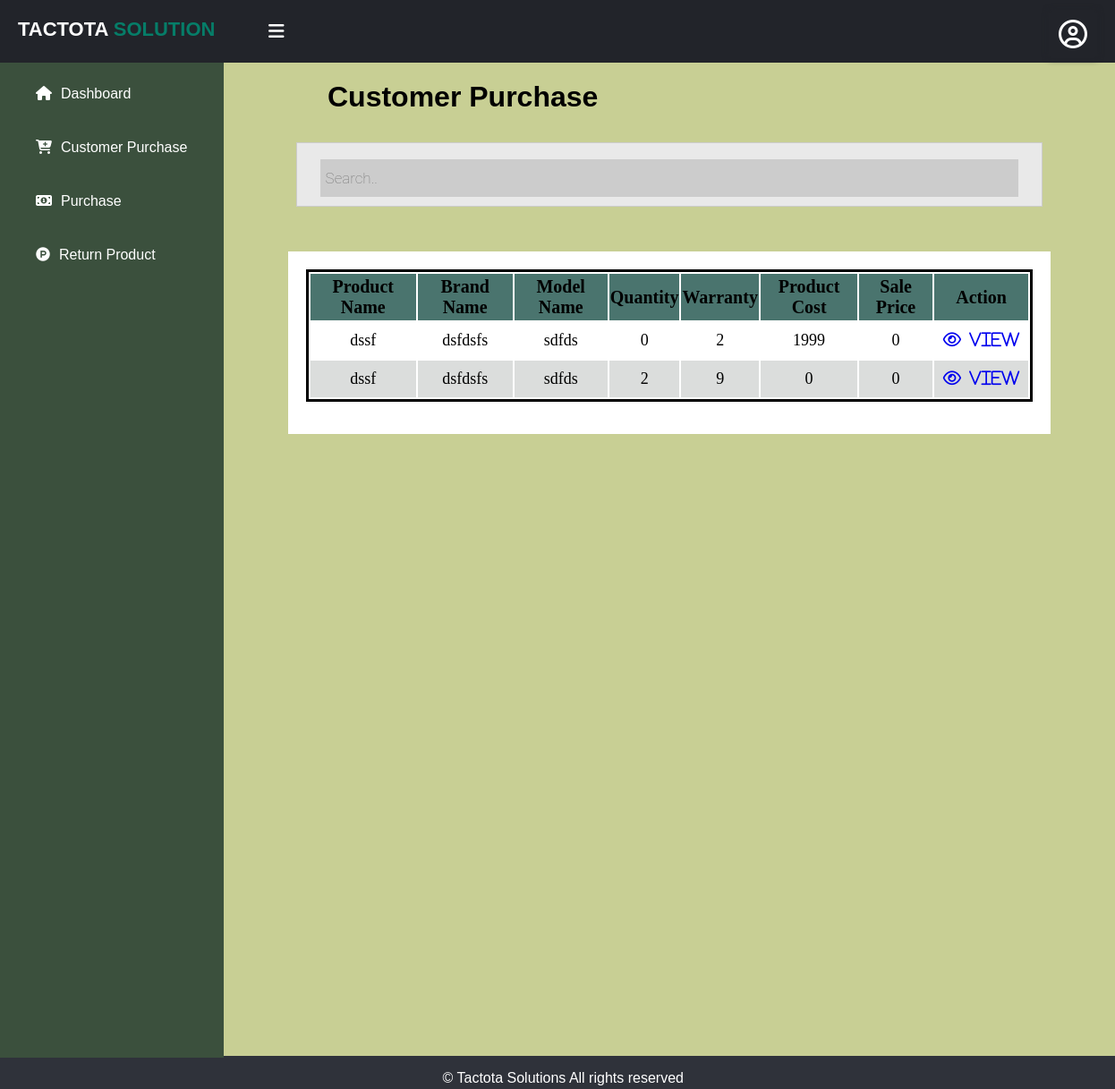
Page /views/customerpurchase.php on the earlier database version.
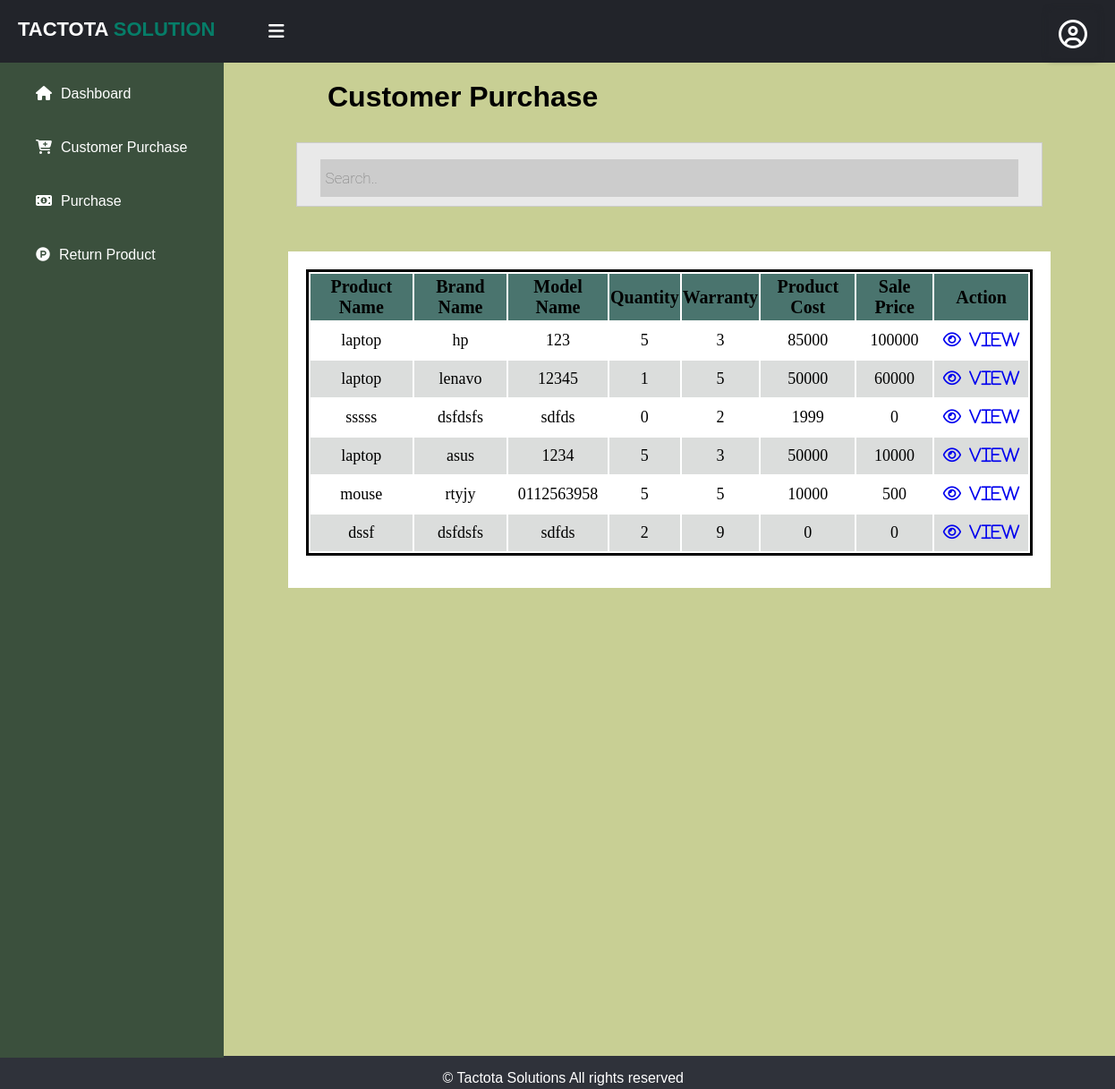
Same page on the later database version.
### tables this page shows
CREATE TABLE `item` (
  `serial_no` varchar(50) NOT NULL,
  `sales_price` float NOT NULL,
  `p_id` varchar(30) NOT NULL,
  `item_status` varchar(15) NOT NULL
);

CREATE TABLE `product` (
  `p_id` varchar(30) NOT NULL,
  `p_name` varchar(50) NOT NULL,
  `p_cost` int(10) NOT NULL,
  `brand_name` varchar(30) NOT NULL,
  `reorder_level` int(10) NOT NULL,
  `model_no` varchar(30) NOT NULL,
  `quantity` int(10) NOT NULL,
  `warranty` int(10) NOT NULL,
  `product_status` varchar(15) NOT NULL,
  `product_date` date NOT NULL
);

### model/database.php (called while the page is built, shortened)
<?php
class database
{
    private static $_instance;
    private $_connection;
    public static function getInstance() {
        if(!isset(self::$_instance)) {
            self::$_instance = new self();
        }
        return self::$_instance;
    }
    private function __construct() {
        $this->_connection = new mysqli(host, username, password, dbname);
    }
    public function getConnection() {
        return $this->_connection;
    }
}

### controller/sales.php (called while the page is built, shortened)
<?php
require_once("../model/sales_model.php");
class sales
{
    public function __construct()
    {
        $this->sale = new sales_model();
    }
    public function valid_prodcuts(){
        return $this->sale->view_products();
    }
}

### model/sales_model.php (called while the page is built, shortened)
<?php
require_once("database.php");
class sales_model
{
    public function __construct() {
        $this->mysqli = database::getInstance()->getConnection();
    }
    public function view_products(){
        $query = $this->mysqli->query("SELECT product.quantity,product.p_id,product.p_name,product.brand_name,product.model_no,product.p_cost,product.warranty,item.sales_price FROM product INNER JOIN item ON product.p_id=item.p_id");
        while ($row = $query->fetch_assoc()) {
               $result[] = $row;
        }
        return $result;
    }
}

### views/customerpurchase.php (the view, shortened to what this page needs)
<?php
include 'shopkeeper_sidebar.php';
$data=new sales();
$sql=$data->valid_prodcuts();
?>
<head>
<link rel="stylesheet" href="../public/css/update.css">
</head>
<div class="content" style="width:auto;">
<h1 id="tbl-heading"> Customer Purchase</h1>
        <div class="search">
            <input type="text" placeholder="Search..">
        </div>
    <div class="update-tbl">
        <table>
            <thead>
            <tr>
                <th>Product Name</th>
                <th>Brand Name</th>
                <th>Model Name</th>
                <th>Quantity</th>
                <th>Warranty</th>
                <th>Product Cost</th>
                <th>Sale Price</th>
                <th>Action</th>
            </tr>
            </thead>
            <tbody>
            <?php
            foreach ($sql as $k => $v)
            {
                ?>
                <tr>
                    <td><?php echo $sql[$k]["p_name"] ?>
                    <td><?php echo $sql[$k]["brand_name"] ?>
                    <td><?php echo $sql[$k]["model_no"] ?>
                    <td><?php echo $sql[$k]["quantity"] ?>
                    <td><?php echo $sql[$k]["warranty"] ?>
                    <td><?php echo $sql[$k]["p_cost"] ?>
                    <td><?php echo $sql[$k]["sales_price"] ?>
                    <td><a href="../controller/sales.php?action=sell&id=<?php  echo $sql[$k]["p_id"]; ?>" title="view"><i class="fa fa-eye" aria-hidden="true">&nbsp&nbspView</i> </a>
                </tr>
                <?php
            } ?>
            </tbody>
        </table>
    </div>
</div>
<div class="footerc"style="color:#ffffff;">
			<p>© Tactota Solutions All rights reserved </p>
      </div>
</body>

### views/shopkeeper_sidebar.php (shortened to what this page needs)
<!DOCTYPE html>
<html lang="en" dir="ltr">
<head>
    <link rel="stylesheet" href="../public/css/style1.css">
    <link rel="stylesheet" href="../public/css/view_user.css">
    <link rel="stylesheet" href="../public/css/shopkeeper.css">
    <link rel="stylesheet" href="https://cdnjs.cloudflare.com/ajax/libs/font-awesome/5.12.1/css/all.min.css">
</head>
<body>
<header>
    <label for="check">
        <i class="fas fa-bars" id="sidebar_btn"></i>
    </label>
    <div class="left_area">
        <h3>TACTOTA<span> SOLUTION</span></h3>
    </div>
    <ul class="profile-wrapper">
        <li>
            <div class="profile">
                <i class="far fa-user-circle fa-2x"></i>
            </div>
        </li>
    </ul>
</header>
<div class="sidebar">
    <a href="shopkeeper_dashbord.php"><i class="fas fa-home"></i></i><span>Dashboard</span></a>
    <a href="customerpurchase.php"><i class="fas fa-cart-plus"></i></i><span>Customer Purchase </span></a>
    <a href="purchase.php"><i class="fas fa-money-bill-alt"></i>Purchase</span></a>
    <a href="returnitems.php"><i class="fab fa-product-hunt"></i>Return Product</span></a>
</div>

### public/css/style1.css (style rules this page uses)
body { margin: 0; padding: 0; font-family: "Roboto", sans-serif; }
ul,li { list-style: none; padding: 0; margin: 0; }
a { text-decoration:none; }
header { z-index: 1; position: fixed; background: #22242A; padding: 20px; width: calc(100% - 0%); top: 0; height: 30px; }
.left_area h3 { color: #fff; margin: 0; text-transform: uppercase; font-size: 22px; font-weight: 900; }
.left_area span { color: #067D68; }
.profile-wrapper { text-decoration: none; float: right; margin-top: -35px; margin-right: 40px; border-radius: 10px; color: #fff; transition: 0.5s; transition-property: background; }
.profile-wrapper::after { content: ''; position:absolute; top: 20px; right: 10px; border-color: #50D5B7 ; border-width: 6px; border-style: solid; }
.profile-wrapper::before { content: ''; position: absolute; top: 20px; right: 10px; border-color: #fff; border-width: 6px; border-style: solid; }
.profile { padding:10px; border:1px solid #22242A; border-radius:3px; box-shadow:0 1px 0 #22242A inset, 0 1px 7px #22242A; background:-webkit-linear-gradient( #22242A, #22242A); }
.sidebar { z-index: 1; top: 0; background: #3b503d; margin-top: 70px; padding-top: 5px; position: fixed; left: 0; width: 250px; height: calc(100% - 9%); transition: 0.5s; transition-property: left; overflow-y: auto; }
.sidebar a { color: #fff; display: block; width: 100%; line-height: 60px; text-decoration: none; padding-left: 40px; box-sizing: border-box; transition: 0.5s; transition-property: background; }
.sidebar i { padding-right: 10px; }
label #sidebar_btn { z-index: 1; color: #fff; position: fixed; cursor: pointer; left: 300px; font-size: 20px; margin: 5px 0; transition: 0.5s; transition-property: color; }
.content { width: calc(100% - 250px); margin-top: 60px; padding: 20px; margin-left: 250px; background-position: center; background-size: cover; height: 100vh; transition: 0.5s; }

### public/css/view_user.css (style rules this page uses)
body { background-color: #c8cf94 ; }
table { border: 3px solid #000; width: 100%; margin-bottom: 1rem; }
tbody tr:nth-child(odd) { background-color: #fff; }
tbody tr:nth-child(even) { background-color: #dbdddc; }
td { padding: 10px; text-align: center; }
th { height: 50px; font-size: large; background-color: #4a746e; }
#tbl-heading { font-family: Arial, Helvetica, sans-serif; text-align: center; color: #000; }
.search { padding:10px; margin: 2em auto; background:#ffffff; background-size: cover; border: 1px solid #ccc; width: 85%; overflow: hidden; background-color: #e9e9e9; text-align: center; }
.search input[type=text] { float: right; padding: 6px; border: none; margin-top: 8px; margin-right: 16px; font-size: 17px; widows: 80%; height: 30px; }

### public/css/shopkeeper.css (style rules this page uses)
body { font-family: Arial; }
* { box-sizing: content-box; }
.content { background-color: #c8cf94; }
p { padding-top: 1.2%; }

### public/css/update.css (style rules this page uses)
input[type="text"], input[type="email"], input[type="password"] ,input[type="number"] { font-size: 0.9em; color: #000000; font-weight: 100; width: 94.6%; display: block; border: none; padding: 0.8em; background: #ccc; font-family: 'Roboto', sans-serif; }
.update-tbl { display: flex; margin: 2em auto; background:#ffffff; background-size: cover; border:none; width:85%; padding: 20px; align-items: center; text-align: center; margin-top: 50px; }
#tbl-heading { margin-left:3em; font-family: 'Trebuchet MS', 'Lucida Sans Unicode', 'Lucida Grande', 'Lucida Sans', Arial, sans-serif; text-align: left; color: #000; font-weight: bold; margin-top: 10px; font-size: 2em; }
td { padding: 10px; font-family: Cambria, Cochin, Georgia, Times, 'Times New Roman', serif; font-size: 18px; }
th { font-size: 20px; background-color: #4a746e; font-family: Georgia, 'Times New Roman', Times, serif; }
p { padding-top: 1.2%; }
.footerc { text-align: center; width:105%; background:#2f323a; height:37px; margin-left: -2%; margin-top:280px ; }

Differences in the rows shown:
added item: p.p_name "laptop", p.brand_name "hp", p.model_no "123", p.quantity "5", p.warranty "3", p.p_cost "85000", sales_price "100000"
added item: p.p_name "laptop", p.brand_name "lenavo", p.model_no "12345", p.quantity "1", p.warranty "5", p.p_cost "50000", sales_price "60000"
changed through a linked row, item: p.p_name "dssf" → "sssss"
added item: p.p_name "laptop", p.brand_name "asus", p.model_no "1234", p.quantity "5", p.warranty "3", p.p_cost "50000", sales_price "10000"
added item: p.p_name "mouse", p.brand_name "rtyjy", p.model_no "0112563958", p.quantity "5", p.warranty "5", p.p_cost "10000", sales_price "500"
